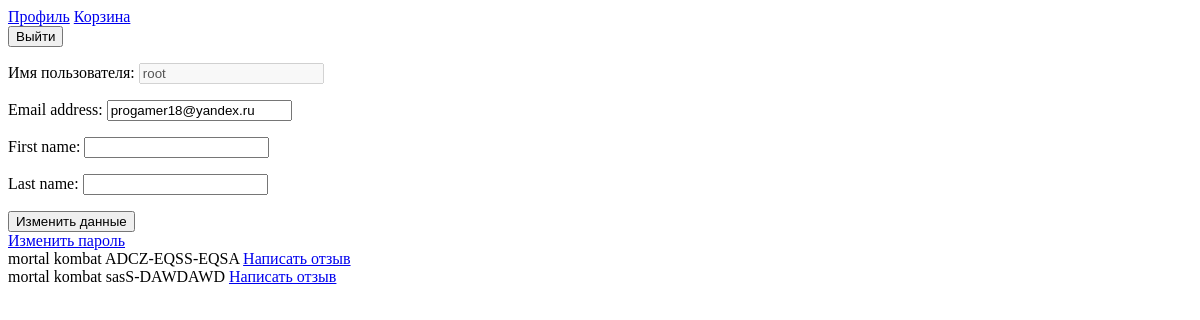
Before: /users/profile/ (signed in) with the older database file.
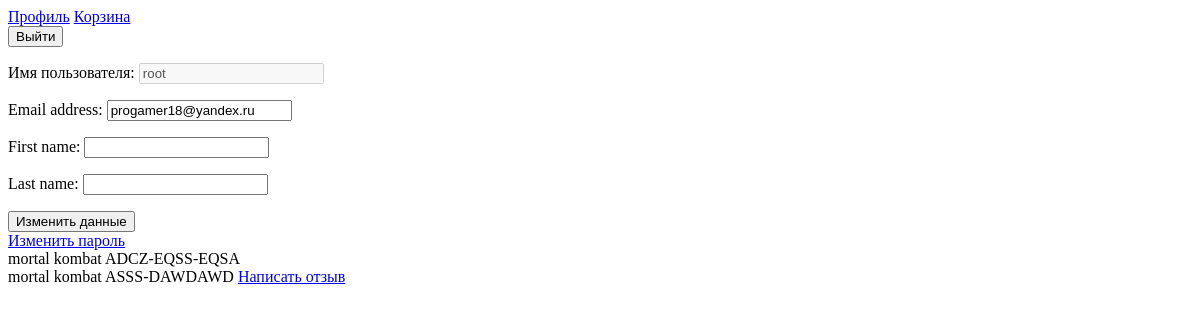
After: the same page with the newer database file.
### denisshop/models.py (models this page shows, shortened)
class Key(models.Model):
    key = models.CharField(max_length=64, unique=True, verbose_name='Ключ')
    slug = models.SlugField(max_length=64, blank=True, unique=True)
    game = models.ForeignKey('Game', on_delete=models.CASCADE, verbose_name='Игра', related_name='keys')
    user = models.ForeignKey(get_user_model(), on_delete=models.DO_NOTHING,
                             null=True, blank=True, default=None, verbose_name='Владелец')
    class Meta:
        verbose_name = 'Ключ'
        verbose_name_plural = 'Ключи'

class Game(models.Model):
    title = models.CharField(max_length=128, verbose_name='Название')
    slug = models.SlugField(max_length=256,blank=True, unique=True, verbose_name='Слаг')
    description = models.TextField(verbose_name='Описание')
    price = models.FloatField(verbose_name='Цена')
    sale_price = models.FloatField(blank=True, null=True, verbose_name='Цена со скидкой')
    processor = models.CharField(max_length=64, verbose_name='Процессор')
    ozu = models.PositiveIntegerField(verbose_name='Оперативная память')
    videocard = models.CharField(verbose_name='Видеокарта')
    hard_space = models.PositiveIntegerField(verbose_name='Жесткий диск')
    platform = models.ManyToManyField('Platform', related_name='games', verbose_name='Платформы')
    genres = models.ManyToManyField('Genre', related_name='games', verbose_name='Жанры')
    series = models.ForeignKey('Series',null=True, on_delete=models.SET_NULL, verbose_name='Серия')
    release = models.DateField(verbose_name='Дата выхода')
    class Meta:
        verbose_name = 'Игра'
        verbose_name_plural = 'Игры'

### users/views.py (the view)
# urls.py: path('profile/', views.ProfileUser.as_view(), name='profile'),
class ProfileUser(LoginRequiredMixin, UpdateView):
    form_class = ProfileForm
    template_name = 'users/profile.html'
    def get_context_data(self, **kwargs):
        context = super().get_context_data(**kwargs)
        context['title'] = 'Профиль'
        context['keys'] = Key.objects.filter(user = self.request.user)
        return context
    def get_object(self, queryset=None):
        return get_user_model().objects.get(pk=self.request.user.pk)

### users/forms.py
class ProfileForm(forms.ModelForm):
    username = forms.CharField(disabled=True, label='Имя пользователя')
    class Meta:
        model = get_user_model()
        fields = ['username', 'email', 'first_name', 'last_name']

### users/templates/users/profile.html (shortened to what this page needs)
{% extends 'base.html'%}
{% block content %}
<form action="" method="post">
    {{form.as_p}}
    <button type="submit">Изменить данные</button>
</form>
<a href="{% url 'users:password_change' %}">Изменить пароль</a>
{% for key in keys %}
<div>{{key.game.title}}  {{key.key}}
    {% if not key.review %}
    <a href="{% url 'add_review' key.slug %}">Написать отзыв</a>
    {% endif %}
</div>
{% endfor %}
{% endblock %}

Changed rows visible on the page:
shown differently, row unchanged: Key "ADCZ-EQSS-EQSA": no longer shows "Написать отзыв"
changed Key: key "sasS-DAWDAWD" → "ASSS-DAWDAWD"
